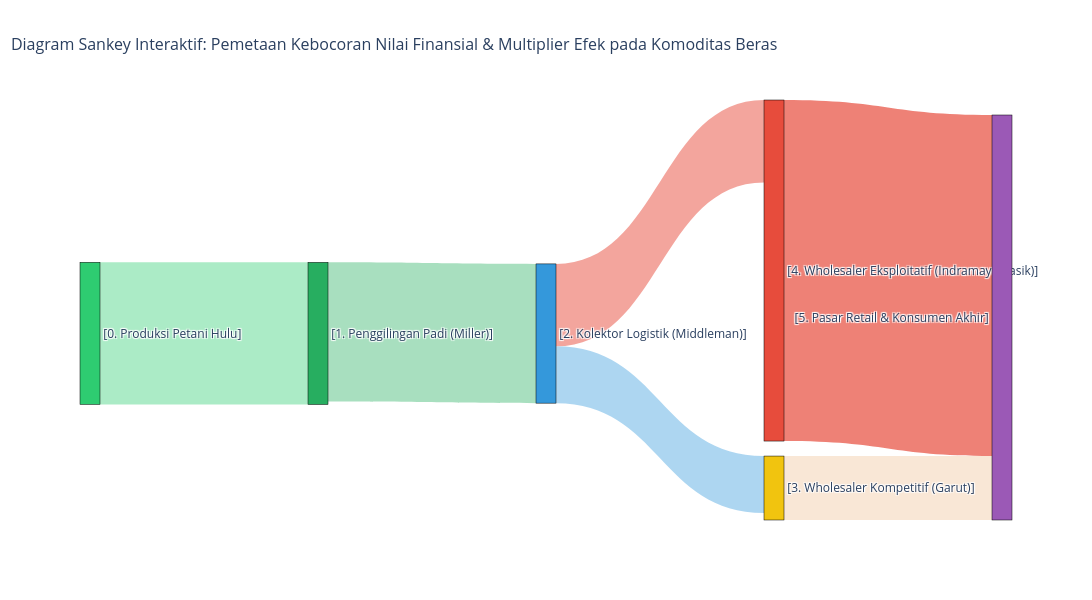

The code cell stored with this chart in its notebook:
### Code cell
import plotly.graph_objects as go

# 1. Definisikan Label Seluruh Node Rantai Pasok
# Indeks array ini merepresentasikan ID dari Node untuk Source & Target
node_labels = [
    "[0. Produksi Petani Hulu]",           # Node 0
    "[1. Penggilingan Padi (Miller)]",    # Node 1
    "[2. Kolektor Logistik (Middleman)]", # Node 2
    "[3. Wholesaler Kompetitif (Garut)]",  # Node 3
    "[4. Wholesaler Eksploitatif (Indramayu/Tasik)]", # Node 4
    "[5. Pasar Retail & Konsumen Akhir]"   # Node 5
]

# Definisikan warna representatif untuk setiap node korelasi
node_colors = [
    "#2ecc71", # Petani (Hijau Lestari)
    "#27ae60", # Penggilingan (Hijau Tua)
    "#3498db", # Middleman (Biru Logistik)
    "#f1c40f", # Wholesaler Normal (Kuning Kompetitif)
    "#e74c3c", # Wholesaler Anomali (Merah Bahaya)
    "#9b59b6"  # Retail (Ungu Retail)
]

# 2. Konfigurasi Aliran Nilai (Flow Matrix)
# Source -> Target dengan besaran bobot aliran ekonomi (Value)
sources = [0, 1, 2, 2, 3, 4]  # ID Node asal
targets = [1, 2, 3, 4, 5, 5]  # ID Node tujuan
values  = [100, 98, 40, 58, 45, 240] # Nilai kumulatif (Merefleksikan ledakan volume nilai di Wholesaler Eksploitatif)

# Warna link aliran (menggunakan transparansi rgba untuk keindahan visualisasi)
link_colors = [
    "rgba(46, 204, 113, 0.4)",  # Petani -> Miller
    "rgba(39, 174, 96, 0.4)",   # Miller -> Middleman
    "rgba(52, 152, 219, 0.4)",  # Middleman -> Wholesaler Normal
    "rgba(231, 76, 60, 0.5)",   # Middleman -> Wholesaler Eksploitatif (Sorotan Utama)
    "rgba(241, 196, 152, 0.4)", # Wholesaler Normal -> Retail
    "rgba(231, 76, 60, 0.7)"    # Wholesaler Eksploitatif -> Retail (Ledakan Nilai Ekstraksi)
]

# 3. Konstruksi Komponen Objek Sankey Plotly
fig = go.Figure(data=[go.Sankey(
    node = dict(
      pad = 15,
      thickness = 20,
      line = dict(color = "black", width = 0.5),
      label = node_labels,
      color = node_colors
    ),
    link = dict(
      source = sources,
      target = targets,
      value = values,
      color = link_colors,
      hovertemplate = 'Aliran dari %{source.label} ke %{target.label}<br>Magnitudo Nilai Ekonomi: %{value}<extra></extra>'
    )
)])

# Konfigurasi layout interaktif dashboard presentation
fig.update_layout(
    title_text="Diagram Sankey Interaktif: Pemetaan Kebocoran Nilai Finansial & Multiplier Efek pada Komoditas Beras",
    font_size=12,
    width=1100,
    height=600,
    title_font_size=16,
    title_x=0.01
)

# Eksport hasil ke HTML interaktif mandiri
fig.write_html("interactive_sankey_diagram.html")
fig.show()

### Figure 1 — Plotly figure (JSON) as saved in the notebook; plotly's stock layout.template omitted (floating-point values rounded to 4 significant figures)
{"data": [{"link": {"color": ["rgba(46, 204, 113, 0.4)", "rgba(39, 174, 96, 0.4)", "rgba(52, 152, 219, 0.4)", "rgba(231, 76, 60, 0.5)", "rgba(241, 196, 152, 0.4)", "rgba(231, 76, 60, 0.7)"], "hovertemplate": "Aliran dari %{source.label} ke %{target.label}<br>Magnitudo Nilai Ekonomi: %{value}<extra></extra>", "source": [0, 1, 2, 2, 3, 4], "target": [1, 2, 3, 4, 5, 5], "value": [100, 98, 40, 58, 45, 240]}, "node": {"color": ["#2ecc71", "#27ae60", "#3498db", "#f1c40f", "#e74c3c", "#9b59b6"], "label": ["[0. Produksi Petani Hulu]", "[1. Penggilingan Padi (Miller)]", "[2. Kolektor Logistik (Middleman)]", "[3. Wholesaler Kompetitif (Garut)]", "[4. Wholesaler Eksploitatif (Indramayu/Tasik)]", "[5. Pasar Retail & Konsumen Akhir]"], "line": {"color": "black", "width": 0.5}, "pad": 15, "thickness": 20}, "type": "sankey"}], "layout": {"font": {"size": 12}, "height": 600, "title": {"font": {"size": 16}, "text": "Diagram Sankey Interaktif: Pemetaan Kebocoran Nilai Finansial & Multiplier Efek pada Komoditas Beras", "x": 0.01}, "width": 1100}}
